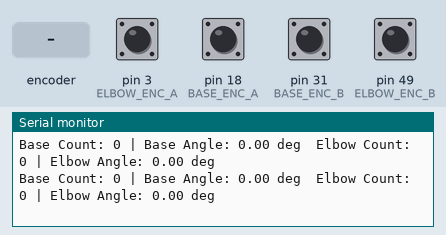
A sketch run on a simulated Arduino Mega 2560, built with avr-gcc and run on an emulated ATmega2560. On the bench: the last lines printed to the serial monitor. Inputs (shaded band) come from the test bench; at power-on: pin 3 (ELBOW_ENC_A), pin 18 (BASE_ENC_A), pin 31 (BASE_ENC_B), pin 49 (ELBOW_ENC_B) HIGH.

Above: at 2.2 s.
2.3 s: rotary encoder on pin 3 (ELBOW_ENC_A) / pin 31 (BASE_ENC_B) turned 3 steps (first pin leading)
At 2.9 s:
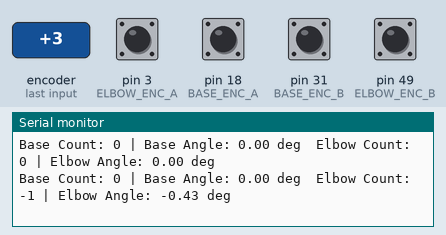
4.4 s: pin 18 (BASE_ENC_A) pulled LOW for 0.15 s
At 4.9 s:
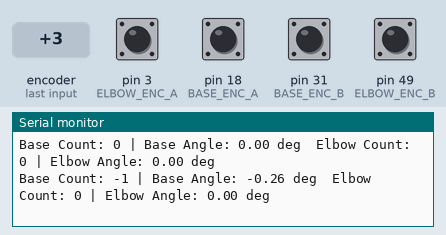

Measured:
- after the input at 2.3 s, the serial monitor: prints a new line after 0.21 s (image 1)
- after the input at 4.4 s, the serial monitor: prints a new line after 0.12 s (image 2)

The sketch:

TestEncoders.ino
```cpp
/***************************************************
 *                TestEncoders.ino
 *
 * This code tests the encoder readings for the
 * 2D arm system. It prints out the raw encoder
 * counts and computed angles so you can manually
 * move the arms and note the limits.

Autors:
Cassidy Berzuk
Titus Waldner
 ***************************************************/

#include <Arduino.h>
#include <math.h>

// -------------------- Encoder Pin Definitions --------------------
// For the base (Port 2)
const byte BASE_ENC_A = 18;    // Base joint encoder channel A (external interrupt pin)
const byte BASE_ENC_B = 31;    // Base joint encoder channel B

// For the arm (Port 3)
const byte ELBOW_ENC_A = 3;    // Arm joint encoder channel A (external interrupt pin)
const byte ELBOW_ENC_B = 49;   // Arm joint encoder channel B

// -------------------- Global Variables --------------------
volatile long baseEncoderCount = 0;   // Accumulated encoder counts for the base joint
volatile long elbowEncoderCount = 0;  // Accumulated encoder counts for the elbow joint

// -------------------- Counts-Per-Revolution--------------------
const float BASE_COUNTS_PER_REV = 1398.0;
const float ELBOW_COUNTS_PER_REV = 833.0;

// -------------------- Encoder Interrupt Service Routines --------------------
void baseEncISR() {
  // Simple quadrature decoding for base joint
  int aVal = digitalRead(BASE_ENC_A);
  int bVal = digitalRead(BASE_ENC_B);
  if (aVal == bVal) {
    baseEncoderCount++;
  } else {
    baseEncoderCount--;
  }
}

void elbowEncISR() {
  // Simple quadrature decoding for elbow joint
  int aVal = digitalRead(ELBOW_ENC_A);
  int bVal = digitalRead(ELBOW_ENC_B);
  if (aVal == bVal) {
    elbowEncoderCount++;
  } else {
    elbowEncoderCount--;
  }
}

// -------------------- Setup --------------------
void setup() {
  Serial.begin(115200);
  delay(1000); // Allow time for serial monitor to open

  // Set encoder pins as inputs with pull-ups
  pinMode(BASE_ENC_A, INPUT_PULLUP);
  pinMode(BASE_ENC_B, INPUT_PULLUP);
  pinMode(ELBOW_ENC_A, INPUT_PULLUP);
  pinMode(ELBOW_ENC_B, INPUT_PULLUP);

  // Attach interrupts for the primary encoder channels.
  // On the Arduino Mega, pins 18 and 3 support external interrupts.
  attachInterrupt(digitalPinToInterrupt(BASE_ENC_A), baseEncISR, CHANGE);
  attachInterrupt(digitalPinToInterrupt(ELBOW_ENC_A), elbowEncISR, CHANGE);

  Serial.println("Encoder Test Initialized.");
  Serial.println("Manually move the arms and observe the values below:");
  Serial.println();
}

// -------------------- Loop --------------------
void loop() {
  // Compute angles in degrees: (counts / counts-per-rev) * 360
  float baseAngle = (baseEncoderCount / BASE_COUNTS_PER_REV) * 360.0;
  float elbowAngle = (elbowEncoderCount / ELBOW_COUNTS_PER_REV) * 360.0;

  // Print raw counts and computed angles
  Serial.print("Base Count: ");
  Serial.print(baseEncoderCount);
  Serial.print(" | Base Angle: ");
  Serial.print(baseAngle, 2);
  Serial.print(" deg\t");

  Serial.print("Elbow Count: ");
  Serial.print(elbowEncoderCount);
  Serial.print(" | Elbow Angle: ");
  Serial.print(elbowAngle, 2);
  Serial.println(" deg");

  delay(500);  // Update every 500 ms
}
```
